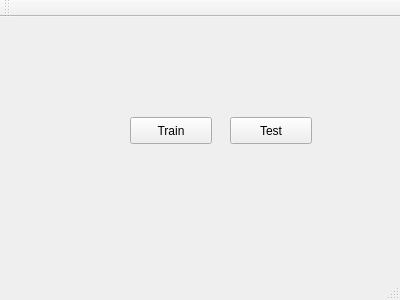
<?xml version="1.0" encoding="UTF-8"?>
<ui version="4.0">
 <class>MainWindow</class>
 <widget class="QMainWindow" name="MainWindow">
  <property name="geometry">
   <rect>
    <x>0</x>
    <y>0</y>
    <width>400</width>
    <height>300</height>
   </rect>
  </property>
  <property name="windowTitle">
   <string>MainWindow</string>
  </property>
  <widget class="QWidget" name="centralWidget">
   <widget class="QPushButton" name="ButtonTrain">
    <property name="geometry">
     <rect>
      <x>130</x>
      <y>100</y>
      <width>82</width>
      <height>27</height>
     </rect>
    </property>
    <property name="text">
     <string>Train</string>
    </property>
   </widget>
   <widget class="QPushButton" name="ButtonTest">
    <property name="geometry">
     <rect>
      <x>230</x>
      <y>100</y>
      <width>82</width>
      <height>27</height>
     </rect>
    </property>
    <property name="text">
     <string>Test</string>
    </property>
   </widget>
  </widget>
  <widget class="QMenuBar" name="menuBar">
   <property name="geometry">
    <rect>
     <x>0</x>
     <y>0</y>
     <width>400</width>
     <height>24</height>
    </rect>
   </property>
  </widget>
  <widget class="QToolBar" name="mainToolBar">
   <attribute name="toolBarArea">
    <enum>TopToolBarArea</enum>
   </attribute>
   <attribute name="toolBarBreak">
    <bool>false</bool>
   </attribute>
  </widget>
  <widget class="QStatusBar" name="statusBar"/>
 </widget>
 <layoutdefault spacing="6" margin="11"/>
 <resources/>
 <connections/>
</ui>
